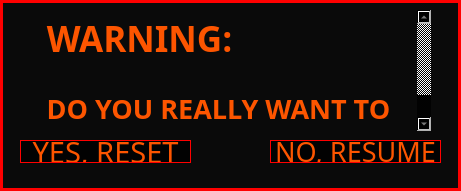
    <widget class="QWidget" name="ResetDialogWindow" native="true">
     <property name="geometry">
      <rect>
       <x>250</x>
       <y>120</y>
       <width>461</width>
       <height>191</height>
      </rect>
     </property>
     <property name="styleSheet">
      <string notr="true">background-color:rgba(0, 0, 0, 0.8);
                        </string>
     </property>
     <widget class="QTextBrowser" name="textBrowser">
      <property name="enabled">
       <bool>false</bool>
      </property>
      <property name="geometry">
       <rect>
        <x>20</x>
        <y>10</y>
        <width>411</width>
        <height>121</height>
       </rect>
      </property>
      <property name="font">
       <font>
        <family>IBM 3270</family>
        <pointsize>14</pointsize>
       </font>
      </property>
      <property name="styleSheet">
       <string notr="true">color: rgb(253, 85, 0);
                                background-color: rgba(255, 255, 255, 0);
                                border: none;</string>
      </property>
      <property name="html">
       <string>&lt;!DOCTYPE HTML PUBLIC &quot;-//W3C//DTD HTML 4.0//EN&quot; &quot;http://www.w3.org/TR/REC-html40/strict.dtd&quot;&gt;
&lt;html&gt;&lt;head&gt;&lt;meta name=&quot;qrichtext&quot; content=&quot;1&quot; /&gt;&lt;style type=&quot;text/css&quot;&gt;
p, li { white-space: pre-wrap; }
&lt;/style&gt;&lt;/head&gt;&lt;body style=&quot; font-family:'IBM 3270'; font-size:14pt; font-weight:400; font-style:normal;&quot;&gt;
&lt;p align=&quot;center&quot; style=&quot; margin-top:0px; margin-bottom:0px; margin-left:0px; margin-right:0px; -qt-block-indent:0; text-indent:0px;&quot;&gt;&lt;span style=&quot; font-size:26pt; font-weight:600;&quot;&gt;WARNING:&lt;/span&gt;                                &lt;/p&gt;
&lt;p align=&quot;center&quot; style=&quot; margin-top:0px; margin-bottom:0px; margin-left:0px; margin-right:0px; -qt-block-indent:0; text-indent:0px;&quot;&gt;                                &lt;/p&gt;
&lt;p align=&quot;center&quot; style=&quot; margin-top:0px; margin-bottom:0px; margin-left:0px; margin-right:0px; -qt-block-indent:0; text-indent:0px;&quot;&gt;&lt;span style=&quot; font-size:20pt; font-weight:600;&quot;&gt;DO YOU REALLY WANT TO                                RESET?&lt;/span&gt;&lt;/p&gt;&lt;/body&gt;&lt;/html&gt;</string>
      </property>
     </widget>
     <widget class="QPushButton" name="ResetDialogWindowConfirmButton">
      <property name="geometry">
       <rect>
        <x>20</x>
        <y>140</y>
        <width>171</width>
        <height>23</height>
       </rect>
      </property>
      <property name="font">
       <font>
        <family>IBM 3270</family>
        <pointsize>22</pointsize>
       </font>
      </property>
      <property name="cursor">
       <cursorShape>PointingHandCursor</cursorShape>
      </property>
      <property name="styleSheet">
       <string notr="true">color: rgb(253, 85, 0);
                                border: 1px solid red;
                                border-color:hex(#fd5500);</string>
      </property>
      <property name="text">
       <string>YES, RESET</string>
      </property>
     </widget>
     <widget class="QPushButton" name="ResetDialogWindowCancelButton">
      <property name="geometry">
       <rect>
        <x>270</x>
        <y>140</y>
        <width>171</width>
        <height>23</height>
       </rect>
      </property>
      <property name="font">
       <font>
        <family>IBM 3270</family>
        <pointsize>20</pointsize>
       </font>
      </property>
      <property name="cursor">
       <cursorShape>PointingHandCursor</cursorShape>
      </property>
      <property name="styleSheet">
       <string notr="true">color: rgb(253, 85, 0);
                                border: 1px solid red;
                                border-color:hex(#fd5500);</string>
      </property>
      <property name="text">
       <string>NO, RESUME</string>
      </property>
     </widget>
     <widget class="QFrame" name="frame">
      <property name="enabled">
       <bool>true</bool>
      </property>
      <property name="geometry">
       <rect>
        <x>0</x>
        <y>0</y>
        <width>461</width>
        <height>191</height>
       </rect>
      </property>
      <property name="styleSheet">
       <string notr="true">color: rgb(253, 85, 0);
                                border: 3px solid red;
                                border-color:hex(#fd5500);
                                background-color: rgba(255, 255, 255, 0);</string>
      </property>
      <property name="frameShape">
       <enum>QFrame::StyledPanel</enum>
      </property>
      <property name="frameShadow">
       <enum>QFrame::Raised</enum>
      </property>
     </widget>
     <zorder>frame</zorder>
     <zorder>textBrowser</zorder>
     <zorder>ResetDialogWindowConfirmButton</zorder>
     <zorder>ResetDialogWindowCancelButton</zorder>
    </widget>
